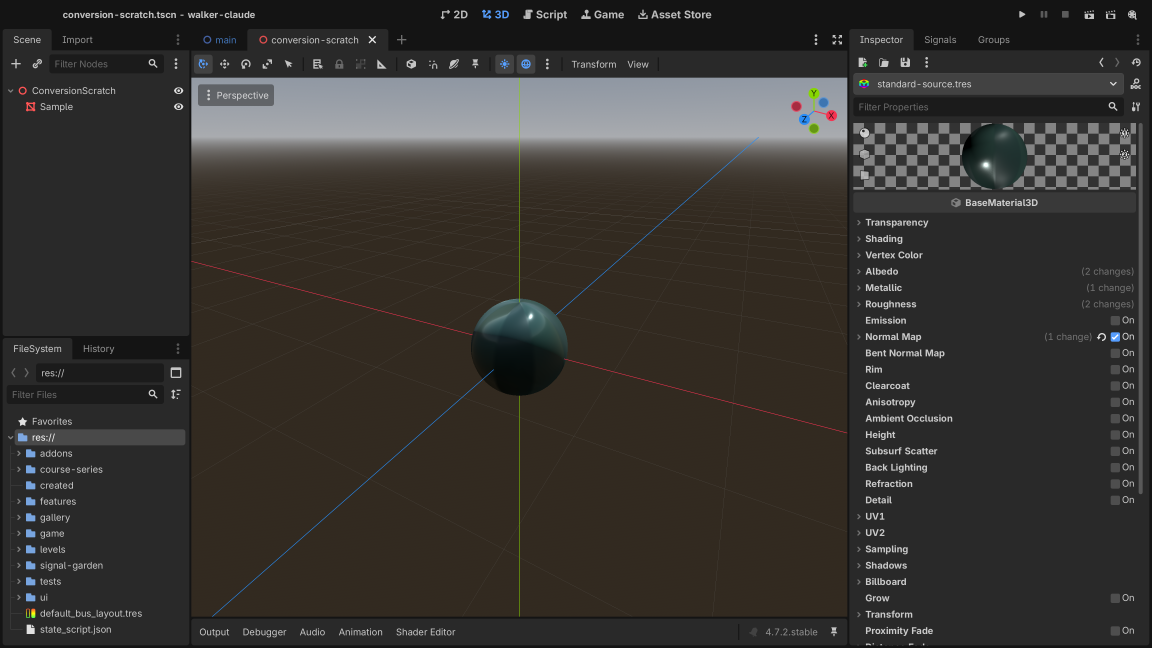
#> input picture youtube/claude-liam-lecture-first-shaders-materials-godot/captures/editor/ed_F5a_inspector_standard-source-tres_groups-folded.png, 3456 x 1944 px, given in place of lab_000609.png, which was not available (shown at 1/3 size)
$ python make_a9_pantry.py
#> lines starting #> are read from the running program, lines starting #| are printed output that depends on the picture
#!/usr/bin/env python3
"""make_a9_pantry.py — Act IX (Check What You See) cut pictures, all crops (or circular masks) of REAL captures. Nothing is redrawn or recoloured.
Run:  python3 evidence/act9/make_a9_pantry.py        (from anywhere; safe to re-run)

  a9_panel_609.png ........ the verification panel of captures/lab/lab_000609.png: box (2220,435,3330,1044) = 1110 x 609 (scripted input)
  a9_pad_lab_<frame>.png .. the pad of captures/lab frames 503, 597, 609, 610: box (1290,745,1766,1100) = 476 x 355: the whole pad (green/brown pixels x 1329-1768, y 871-1091, measured) and the mascot, stopping at x 1766 before the black gate post (x 1766+, y 1008+)
  a9_sweep_<param>_<i>.png  the 12 sphere crops of pantry/ev_sweep_*, masked to the sphere's own silhouette (a circle of 648 px: radius 0.6 units,
                           orthographic camera size 4.0 over 2160 px = 540 px/unit, so the sphere is exactly 648 px across) so the dark engine ground drops out
  a9_mat_<baseline|shared|one>_<l|r>.png  the two spheres of the three material frames, same circular mask (pair crop 1512 x 648: spheres at x 0..648 and 864..1512)
  a9_probe_c_<value>.png ... the interior of one constant-ALBEDO patch of captures/forward-plus/constant_albedo_compatibility.png (Compatibility), patch centre from
                           evidence/runs/R9-constant-albedo-compatibility.json (pixel [x, 270]); the interior only (no ground)
  a9_pad_strip_0.5.png / a9_pad_strip_fp_0.5.png ... B63: 1080 x 540 band (0,270,1080,810) of ev_pad_0.5 / ev_pad_fp_0.5
  a9_hud_<frame>.png ...... the HUD text strip of each lab frame (not used by a scene unless a lane says so)
"""
from pathlib import Path
from PIL import Image, ImageDraw
import json

HERE = Path(__file__).resolve().parents[2]
CAP = HERE / "captures"
PAN = HERE / "pantry"


def circ(im):
    w, h = im.size
    s = min(w, h)
    mask = Image.new("L", (w * 4, h * 4), 0)
    ImageDraw.Draw(mask).ellipse((0, 0, w * 4 - 1, h * 4 - 1), fill=255)
    mask = mask.resize((w, h), Image.LANCZOS)
    out = im.convert("RGBA")
    out.putalpha(mask)
    return out


lab = CAP / "lab"
Image.open(lab / "lab_000609.png").convert("RGB").crop((2220, 435, 3330, 1044)).save(PAN / "a9_panel_609.png")
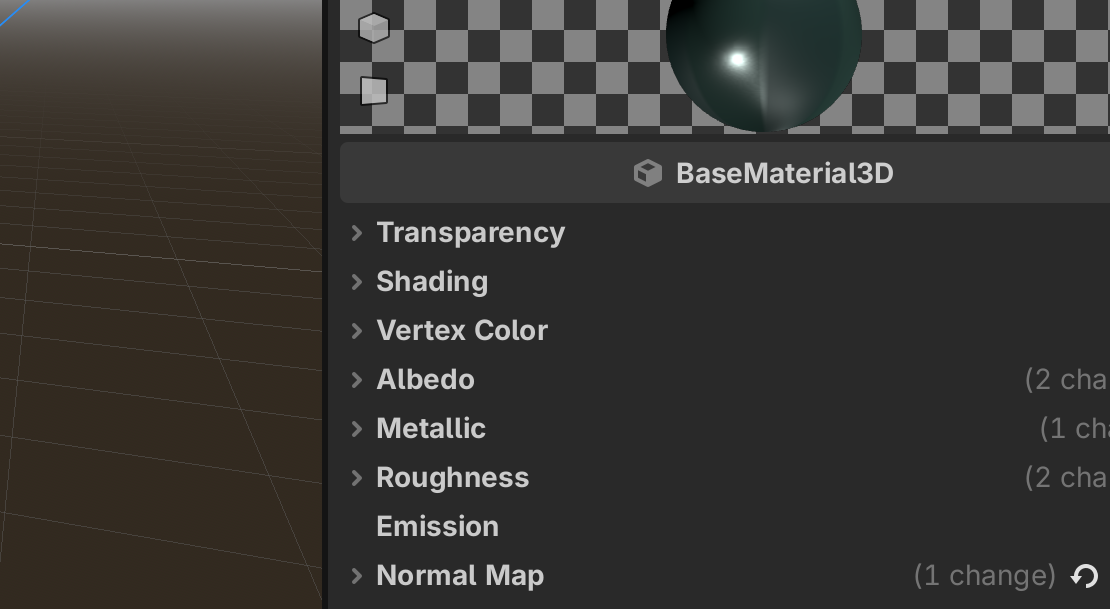
#> saved as a9_panel_609.png: PIL image 1110x609 RGB; mean R, G, B 56.3, 54.6, 51.9
for f in ("000503", "000597", "000609", "000610"):
    im = Image.open(lab / f"lab_{f}.png").convert("RGB")
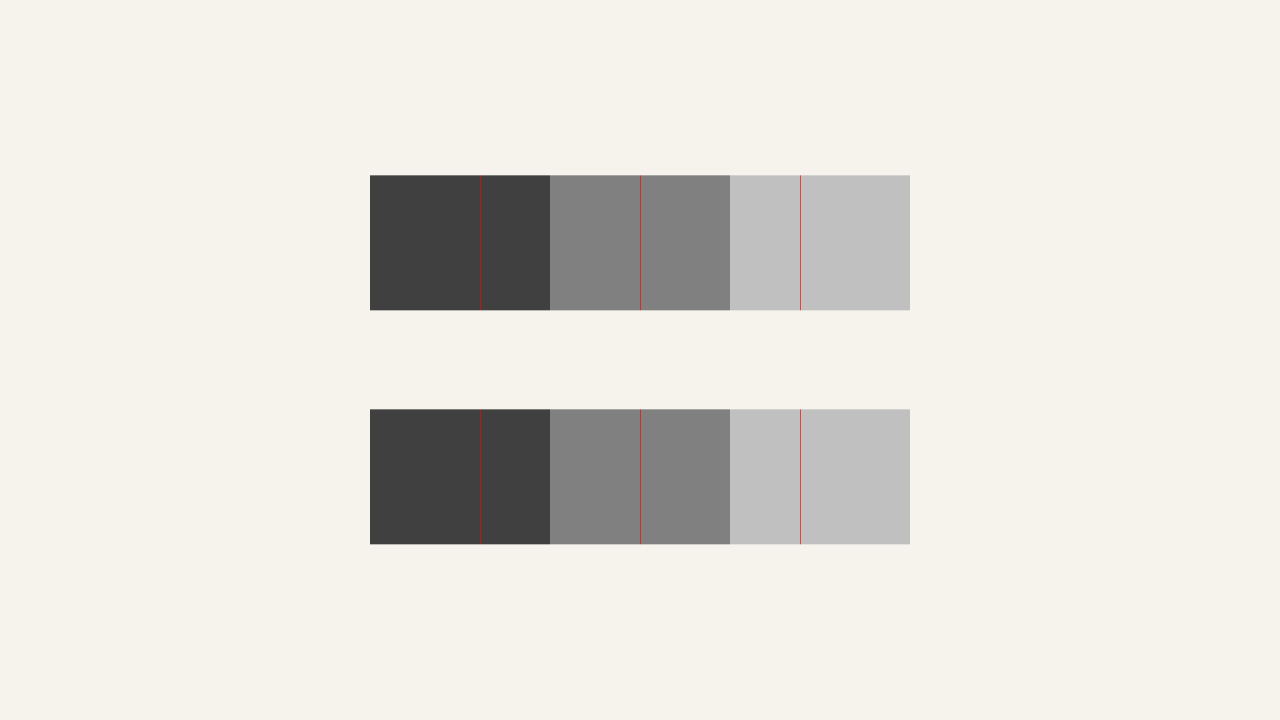
#> input picture youtube/claude-liam-lecture-first-shaders-materials-godot/captures/example-native/hint-screen-grid-native-3840.png, 3840 x 2160 px, given in place of lab_000503.png, which was not available (shown at 1/3 size)
    im.crop((1290, 745, 1766, 1100)).save(PAN / f"a9_pad_lab_{f}.png")
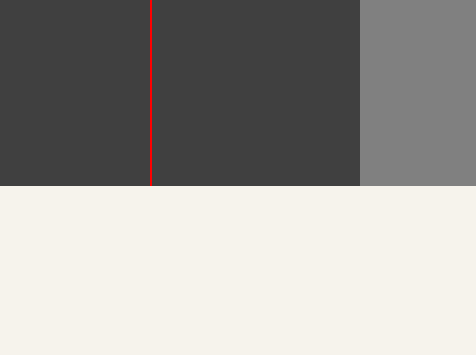
#> saved as a9_pad_lab_000503.png: PIL image 476x355 RGB; mean R, G, B 159.2, 157.2, 153.9
    im.crop((100, 1960, 1130, 2060)).save(PAN / f"a9_hud_{f}.png")
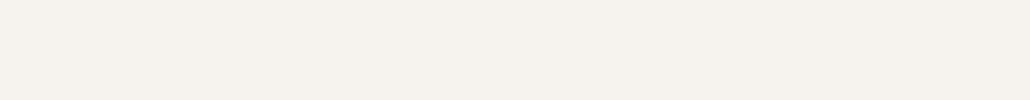
#> saved as a9_hud_000503.png: PIL image 1030x100 RGB; mean R, G, B 246, 243, 236
#> (the run stopped early here; a loop or call above may not have finished)
